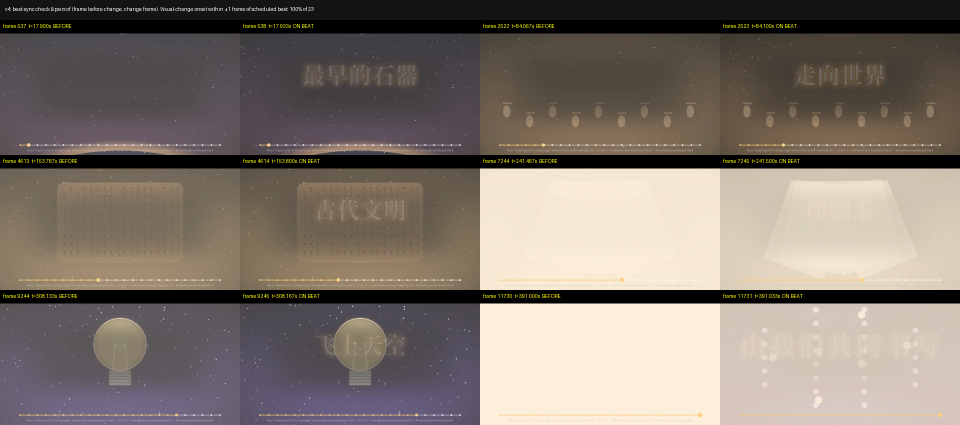
#> input picture 2026-10-21-v4-human-epic/2026-10-21-v4-beat-check.png, 1920 x 850 px (shown at 1/2 size); its folder holds only this picture in this run
$ python -i v4_human_epic.py   (imports and definitions only)
#> lines starting #> are read from the running program, lines starting #| are printed output that depends on the picture
"""Video 4 — 人类的史诗 The Human Epic: ~6:53 bilingual history of humankind, chapter cards on big hits.
Music: Kevin MacLeod "Impact Lento" -> 6 s crossfade -> "Living Voyage" (both CC BY 3.0).
All visuals are procedural (Pillow/numpy) — no external images."""
import sys, math, json, numpy as np
from PIL import Image, ImageDraw, ImageFilter
from engine import *

W, H, FPS = 1920, 1080, 30
OFF = 210.573075 - 6.0           # Living Voyage starts here in the mixed soundtrack
def _merge():
    a = json.load(open(f"{ROOT}/2026-10-21-analysis/impact_lento.json")); b = json.load(open(f"{ROOT}/2026-10-21-analysis/living_voyage.json"))
    cut = OFF + 3.0
    m = lambda k: [x for x in a[k] if x < cut] + [x + OFF for x in b[k] if x + OFF >= cut]
    bt = m("beat_times")
    return dict(beat_times=bt, downbeat_times=m("downbeat_times"), strong_hits=m("strong_hits"), beat_strength=[1.0] * len(bt))
# [1 line that did not run here, left out]
AUDIO = f"{ROOT}/2026-10-21-build/audio/v4_history.wav"
OUT = f"{ROOT}/2026-10-21-v4-human-epic/2026-10-21-v4-human-epic.mp4"
ATTR = 'Music: "Impact Lento" & "Living Voyage" by Kevin MacLeod (incompetech.com) · CC BY 3.0 · creativecommons.org/licenses/by/3.0 · All visuals procedurally generated'

CH = [  # (date_zh, date_en, title_zh, title_en, detail_zh, detail_en, motif, palette(top,bottom), particle)
 ("", "", "人类的史诗", "THE HUMAN EPIC", "从第一块石器到人工智能", "From the first stone tool to artificial intelligence", "dawn", ((5, 8, 25), (60, 40, 70)), "stars"),
 ("约330万年前", "c. 3.3 million years ago", "最早的石器", "The First Stone Tools", "肯尼亚洛迈奎遗址：已知最古老的石器", "Lomekwi, Kenya: the oldest known stone tools", "stones", ((30, 20, 12), (110, 70, 40)), "dust"),
 ("约200万年前", "c. 2 million years ago", "直立人走出非洲", "Homo erectus Leaves Africa", "约180万年前已到达今格鲁吉亚的德马尼西", "Reaching Dmanisi, Georgia, by c. 1.8 million years ago", "walkers", ((40, 25, 15), (170, 100, 50)), "dust"),
 ("约100万年前", "c. 1 million years ago", "掌握火", "Mastering Fire", "南非奇迹洞：早期用火的证据", "Wonderwerk Cave, South Africa: early evidence of fire use", "fire", ((10, 5, 5), (70, 20, 10)), "embers"),
 ("约30万年前", "c. 300,000 years ago", "智人登场", "Homo sapiens Appears", "摩洛哥杰贝尔依罗：已知最早的智人化石", "Jebel Irhoud, Morocco: the earliest known Homo sapiens fossils", "footprints", ((25, 18, 12), (120, 90, 60)), "dust"),
 ("约7万–5万年前", "c. 70,000–50,000 years ago", "走向世界", "Out of Africa", "现代人类扩散到亚洲和澳洲，后来到达欧洲与美洲", "Modern humans spread to Asia and Australia, later Europe and the Americas", "migration", ((8, 15, 35), (40, 70, 110)), "stars"),
 ("约4万多年前起", "From c. 40,000+ years ago", "洞穴艺术", "Cave Art", "苏拉威西与欧洲的洞穴里留下手印与动物画", "Hand stencils and animals painted in caves of Sulawesi and Europe", "hands", ((30, 15, 8), (90, 45, 25)), "embers"),
 ("约1.2万–1万年前", "c. 12,000–10,000 years ago", "农业革命", "The Agricultural Revolution", "新月沃地种植小麦；中国驯化水稻与粟", "Wheat in the Fertile Crescent; rice and millet in China", "wheat", ((40, 60, 90), (210, 170, 90)), "dust"),
 ("约公元前3200年", "c. 3200 BCE", "文字诞生", "Writing Is Born", "美索不达米亚的楔形文字，埃及的象形文字", "Cuneiform in Mesopotamia, hieroglyphs in Egypt", "cuneiform", ((35, 25, 15), (140, 110, 70)), "dust"),
 ("约公元前2560年", "c. 2560 BCE", "古代文明", "Ancient Civilizations", "吉萨大金字塔建成；印度河流域城市繁荣", "The Great Pyramid of Giza; Indus Valley cities thrive", "pyramids", ((40, 30, 60), (230, 150, 70)), "dust"),
 ("约公元前1250年", "c. 1250 BCE", "甲骨文", "Oracle Bone Script", "商朝晚期：中国已知最早的成体系文字", "Late Shang China: the earliest known mature Chinese writing", "oracle", ((20, 15, 10), (100, 75, 45)), "embers"),
 ("约公元前6–4世纪", "c. 6th–4th century BCE", "思想的轴心时代", "The Axial Age of Ideas", "孔子、老子、佛陀、苏格拉底", "Confucius, Laozi, the Buddha, Socrates", "columns", ((20, 25, 50), (150, 140, 170)), "stars"),
 ("公元前221年", "221 BCE", "帝国时代", "The Age of Empires", "秦统一中国；公元前27年罗马帝国建立", "Qin unifies China; the Roman Empire begins in 27 BCE", "wall", ((40, 20, 20), (200, 90, 50)), "dust"),
 ("约公元105年", "c. 105 CE", "造纸术", "Paper", "东汉蔡伦改进造纸术", "Cai Lun of the Eastern Han improves papermaking", "paper", ((40, 35, 30), (190, 170, 140)), "dust"),
 ("约1040年代 · 约1450年", "c. 1040s · c. 1450", "印刷术", "Printing", "毕昇发明活字印刷；古腾堡印刷机在欧洲传播知识", "Bi Sheng's movable type; Gutenberg's press spreads knowledge in Europe", "type", ((25, 20, 20), (120, 80, 60)), "dust"),
 ("1543–1687年", "1543–1687", "科学革命", "The Scientific Revolution", "从哥白尼《天体运行论》到牛顿《原理》", "From Copernicus's De revolutionibus to Newton's Principia", "orbits", ((5, 10, 30), (30, 50, 100)), "stars"),
 ("约1760–1840年", "c. 1760–1840", "工业革命", "The Industrial Revolution", "瓦特改良蒸汽机；工厂与铁路兴起", "Watt's improved steam engine; factories and railways rise", "gears", ((30, 28, 30), (120, 90, 70)), "embers"),
 ("1831年 · 1879年", "1831 · 1879", "电气时代", "The Age of Electricity", "法拉第发现电磁感应；爱迪生推出实用白炽灯", "Faraday discovers induction; Edison's practical light bulb", "bulb", ((10, 10, 30), (60, 50, 120)), "sparks"),
 ("1903年", "1903", "飞上天空", "Taking Flight", "莱特兄弟完成首次有动力的载人飞行", "The Wright brothers' first powered, piloted flight", "plane", ((60, 120, 190), (220, 230, 240)), "clouds"),
 ("1945–1946年", "1945–1946", "电子计算机", "The Electronic Computer", "ENIAC：早期的通用电子计算机", "ENIAC: an early general-purpose electronic computer", "circuit", ((5, 25, 20), (20, 80, 60)), "bits"),
 ("1957年 · 1969年", "1957 · 1969", "走向太空", "Into Space", "斯普特尼克1号进入轨道；阿波罗11号登月", "Sputnik 1 reaches orbit; Apollo 11 lands on the Moon", "rocket", ((0, 0, 10), (20, 20, 50)), "stars"),
 ("1969年 · 1989年", "1969 · 1989", "互联网", "The Internet", "ARPANET 首次联网；伯纳斯-李提出万维网", "ARPANET's first link; Tim Berners-Lee proposes the World Wide Web", "network", ((5, 10, 30), (20, 60, 110)), "bits"),
 ("2010年代至今", "2010s – today", "人工智能", "Artificial Intelligence", "深度学习取得突破，大语言模型走进日常", "Deep learning breakthroughs; large language models enter daily life", "neural", ((10, 5, 30), (70, 30, 110)), "bits"),
 ("下一章", "The next chapter", "由我们共同书写", "IS OURS TO WRITE", "人类的史诗，未完待续", "The human epic continues", "dawn", ((20, 30, 70), (240, 170, 90)), "stars"),
]

def chapter_starts():
    hits = S.hits; down = S.down
    # [11 lines left out: function snap, not called in this run]
    p1 = np.linspace(0, OFF, 13)[:-1]; p2 = np.linspace(OFF + 4, S.dur - 22, 12)
    out = [(S.nearest(S.beats, 0.6) if S.beats[0] < 3 else 0.5, "start")]
    for tg in list(p1[1:]) + list(p2):
        out.append(snap(tg))
    return out
# [1 line that did not run here, left out]

# ---------- procedural motifs (static layer, 1.15x canvas, drawn once per chapter) ----------
MW, MH = int(W * 1.15), int(H * 1.15); mcx, mcy = MW / 2, MH / 2
def M(): im = Image.new("RGBA", (MW, MH), (0, 0, 0, 0)); return im, ImageDraw.Draw(im)
def glowify(im, r=18, k=1.0):
    g = im.filter(ImageFilter.GaussianBlur(r)); out = Image.new("RGBA", im.size, (0, 0, 0, 0)); out.alpha_composite(g); out.alpha_composite(g if k > 1 else Image.new("RGBA", im.size)); out.alpha_composite(im); return out
R = np.random.default_rng(42)
# [19 lines left out: functions m_dawn, m_stones, figure, not called in this run]
def m_walkers(c):
    im, d = M(); d.line((0, MH * .72, MW, MH * .72), fill=(255, 200, 140, 120), width=3); return im
def m_fire(c): im, d = M(); d.ellipse((mcx - 260, MH * .78, mcx + 260, MH * .78 + 60), fill=(40, 20, 10, 255)); return im
# [81 lines left out: functions m_footprints, m_migration, m_hands, m_wheat, m_cuneiform, m_pyramids and 6 more, not called in this run]
def gear(n, r):
#> called with n = 14, r = 260
    g = Image.new("RGBA", (int(2.5 * r), int(2.5 * r)), (0, 0, 0, 0)); gd = ImageDraw.Draw(g); c = 1.25 * r
#> after `g = Image.new('RGBA', (int(2.5 * r), int(2.5 * r)), (0, 0, 0, 0))`: g: PIL image 650x650 RGBA; every value is 0
    pts = []
    for k in range(n * 2):
        a0 = k * math.pi / n; rr = r * (1.18 if k % 2 == 0 else 0.95)
        pts += [(c + rr * math.cos(a0), c + rr * math.sin(a0)), (c + rr * math.cos(a0 + math.pi / n * .8), c + rr * math.sin(a0 + math.pi / n * .8))]
    gd.polygon(pts, fill=(170, 140, 110, 210)); gd.ellipse((c - .35 * r, c - .35 * r, c + .35 * r, c + .35 * r), fill=(0, 0, 0, 0)); return g
GEARS = [(gear(14, 260), .38, .5, 1), (gear(10, 180), .62, .38, -1.4), (gear(8, 130), .66, .72, 1.75)]
#> in gear (call 2), `g = Image.new('RGBA', (int(2.5 * r), int(2.5 * r)), (0, 0, 0, 0))`: g: PIL image 450x450 RGBA; every value is 0
#> in gear (call 3), `g = Image.new('RGBA', (int(2.5 * r), int(2.5 * r)), (0, 0, 0, 0))`: g: PIL image 325x325 RGBA; every value is 0
#> `VIG = Image.fromarray(np.dstack([np.zeros((H, W, 3), np.uint8), (V * 2..`:
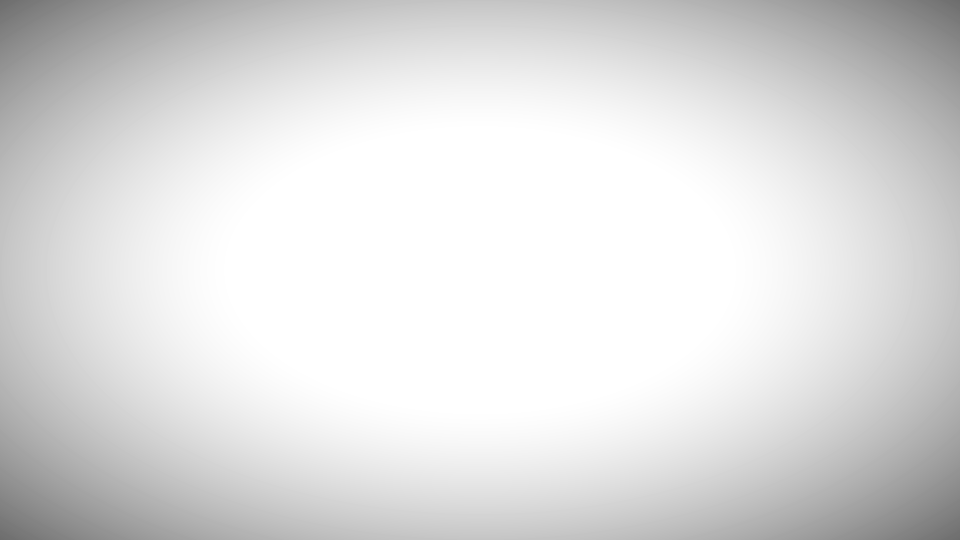
#> VIG: PIL image 1920x1080 RGBA (shown at 1/2 size); mean R, G, B, A 0, 0, 0, 33.6; transparent parts drawn white
def m_gears(c): return M()[0]
# [29 lines left out: functions m_bulb, m_plane, m_circuit, m_rocket, not called in this run]
NODES = R.uniform([0.12, 0.15], [0.88, 0.85], (26, 2)); EDGES = [(i, j) for i in range(26) for j in range(i + 1, 26) if np.hypot(*(NODES[i] - NODES[j])) < 0.26]
# [5 lines left out: function m_network, not called in this run]
LAY = [5, 8, 8, 5]; LX = [.22, .41, .59, .78]
def lnodes(): return [[(LX[l] * MW, MH * (.5 + (k - (n - 1) / 2) * .09)) for k in range(n)] for l, n in enumerate(LAY)]
# [8 lines left out: function m_neural, not called in this run]
MOTIFS = {k[2:]: v for k, v in globals().items() if k.startswith("m_")}
_cache = {}
def motif(k):
    if k not in _cache: _cache[k] = MOTIFS[CH[k][6]](CH[k])
    return _cache[k]
BGS = {}
def bg(k):
    if k not in BGS: BGS[k] = to_img(vgrad(W, H, *CH[k][7], gamma=1.2))
    return BGS[k]
yy, xx = np.mgrid[0:H, 0:W]; V = np.clip((np.hypot((xx - W / 2) / W, (yy - H / 2) / H) - .25) * 1.6, 0, 1) ** 1.5
# [1 line not run here, left out]
_by = np.linspace(0, 1, H)[:, None]; _bx = np.linspace(-1, 1, W)[None, :]
_band = np.exp(-((_by - 0.5) / 0.26) ** 4) * np.exp(-(_bx / 0.75) ** 6) * 150
BAND = Image.fromarray(np.dstack([np.zeros((H, W, 3), np.uint8), _band.astype(np.uint8)]), "RGBA")
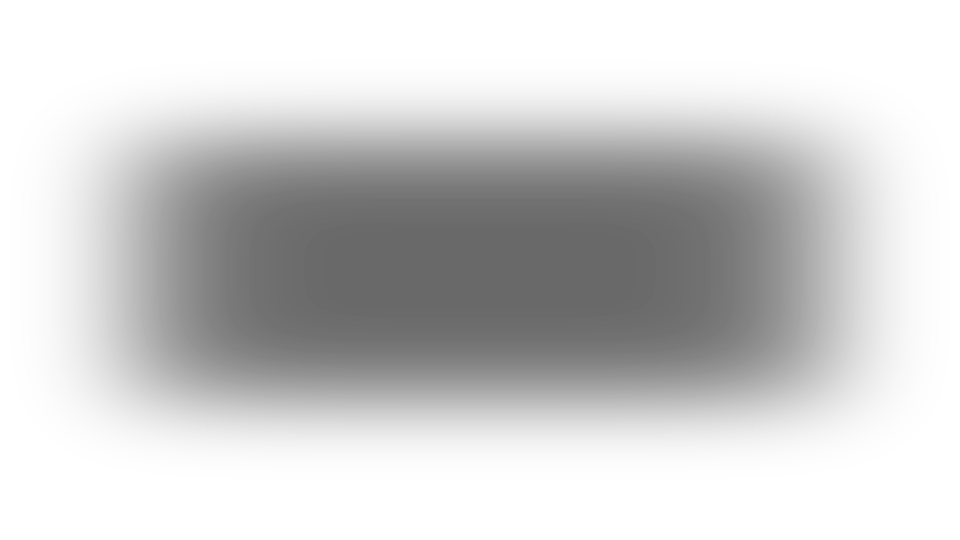
#> BAND: PIL image 1920x1080 RGBA (shown at 1/2 size); mean R, G, B, A 0, 0, 0, 48.7; transparent parts drawn white
PR = np.random.default_rng(5).uniform(0, 1, (300, 4))

# [61 lines left out: functions animated, particles, layer_for, not called in this run]

def frame(i):
    t = i / FPS; e = S.e(t)
    k = int(np.searchsorted(STF, i, side="right") - 1); k = max(k, 0)
    t0 = S.q(ST[k]); age = t - t0; t1 = S.q(ST[k + 1]) if k + 1 < len(ST) else S.dur
    pulse = decay(S.beat_age(t), 5) * (0.4 + e)
    base = layer_for(k, t, e, pulse)
    if age < 0.6 and k > 0:   # cross-dissolve from previous chapter, starting exactly on the hit
        prev = layer_for(k - 1, t, e, pulse); base = Image.blend(prev, base, ease_in_out(age / 0.6))
    base.alpha_composite(VIG); base.alpha_composite(BAND)
    dz, de, tz, te, xz, xe = CH[k][:6]
    # beat-anchored reveal sequence inside a chapter: title on the hit, then each line on the following downbeats
    downs = [S.q(x) for x in S.down if S.q(x) > t0 + 0.3 and S.q(x) < t1]
    tl = [t0] + downs[:4] + [t0 + 9] * 4
    big = k in (0, len(CH) - 1)
    # chapter title (zh) slams in on the hit
    s_in = lerp(1.5, 1.0, ease_out(age / 0.5)); a = clamp(age / 0.15) * clamp((t1 - t) / 0.4)
    zimg = text_img(tz, "serif_cjk", 150 if big else 128, (255, 246, 228, 255), stroke=2, stroke_fill=(40, 20, 0, 255), spacing=14 if big else 4, glow=16, glow_color=(255, 170, 70))
    paste(base, zimg, W / 2, H * .40, s_in * (1 + 0.04 * age / max(t1 - t0, 1)), a)
    seq = [("date", tl[1]), ("en", tl[2]), ("detail", tl[3])] if dz else [("en", tl[1]), ("detail", tl[2])]
    for kind, ts in seq:
        if t < ts: continue
        ag = t - ts; aa = ease_out(ag / 0.4) * clamp((t1 - t) / 0.4); dy = 20 * (1 - ease_out(ag / 0.4))
        if kind == "date":
            paste(base, text_img(f"{dz}  ·  {de}", "serif_cjk", 46, (255, 210, 140, 255), stroke=2, stroke_fill=(30, 15, 0, 255), spacing=0), W / 2, H * .24 + dy, 1, aa)
        elif kind == "en":
            paste(base, text_img(te.upper() if big else te, "cinzel", 62 if big else 56, (255, 240, 215, 255), stroke=2, stroke_fill=(30, 15, 0, 255), spacing=4, glow=8, glow_color=(0, 0, 0)), W / 2, H * .56 + dy, 1, aa)
        else:
            paste(base, text_img(xz, "sans_cjk", 40, (255, 255, 255, 255), stroke=2, stroke_fill=(0, 0, 0, 255)), W / 2, H * .72 + dy, 1, aa)
            paste(base, text_img(xe, "sans_cjk_r", 32, (225, 225, 225, 255), stroke=2, stroke_fill=(0, 0, 0, 255)), W / 2, H * .78 + dy, 1, aa)
    if k > 0 and not big:
        paste(base, text_img(f"CHAPTER {k:02d}", "cinzel", 30, (255, 220, 170, 200), spacing=6), W / 2, H * .12, 1, clamp(age / 0.3) * clamp((t1 - t) / 0.4))
    # flash on the chapter hit (brighter in high-energy sections)
    fl = (0.7 if S.level(t0) == "high" else 0.4) * decay(age, 6) * (0.5 + e)
    if k > 0 and fl > 0.01: base.alpha_composite(Image.new("RGBA", (W, H), (255, 240, 220, int(255 * clamp(fl)))))
    # era timeline: one tick per chapter, current tick pulses on beats
    d = ImageDraw.Draw(base); x0, x1, ty = 160, 1760, 1000
    d.line((x0, ty, x1, ty), fill=(255, 255, 255, 90), width=3)
    prog = k + clamp(age / max(t1 - t0, 1)); d.line((x0, ty, x0 + (x1 - x0) * prog / (len(CH) - 1), ty), fill=(255, 200, 120, 255), width=5)
    for j in range(len(CH)):
        x = x0 + (x1 - x0) * j / (len(CH) - 1); r = 6 if j != k else 9 + 7 * pulse
        d.ellipse((x - r, ty - r, x + r, ty + r), fill=(255, 210, 140, 255) if j <= k else (255, 255, 255, 120))
    paste(base, text_img(ATTR, "sans_cjk_r", 19, (200, 200, 200, 210)), W / 2, H - 38)
    fade = clamp(t / 1.5) * clamp((S.dur - t) / 3.0)
    if fade < 1: base.alpha_composite(Image.new("RGBA", (W, H), (0, 0, 0, int(255 * (1 - fade)))))
    return base

# [6 lines not run here, left out]

>>> import cv2
>>> picture = cv2.imread('../2026-10-21-v4-human-epic/2026-10-21-v4-beat-check.png', cv2.IMREAD_GRAYSCALE)
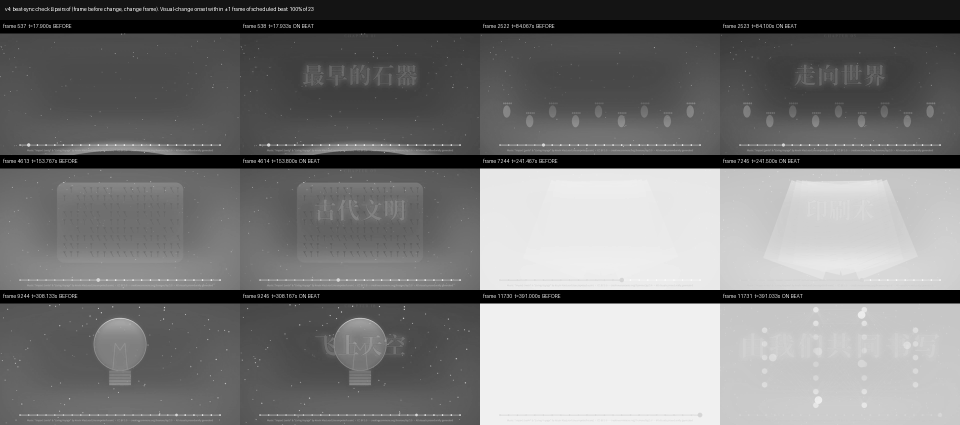
#> picture: shape (850, 1920) (shown at 1/2 size); min 0, max 255, mean 118.4
>>> result = frame(picture)
#> (the run stopped early here; a loop or call above may not have finished)
